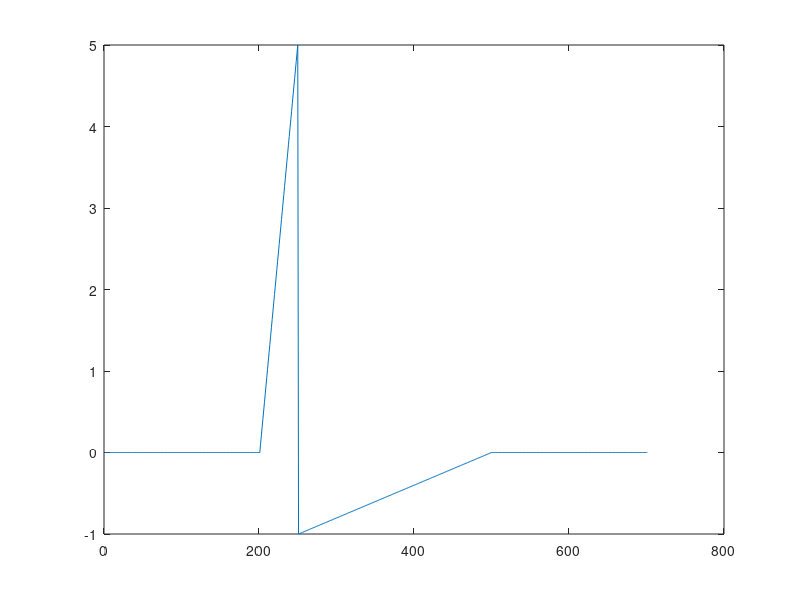
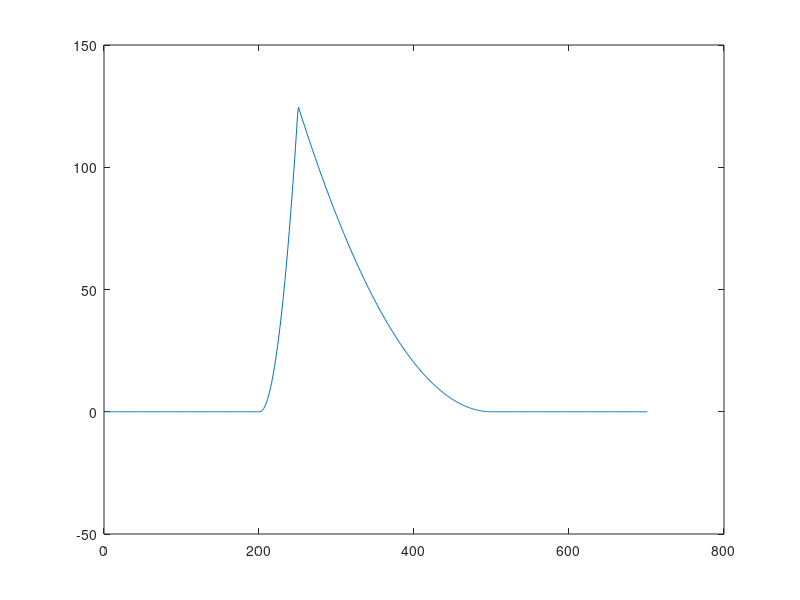
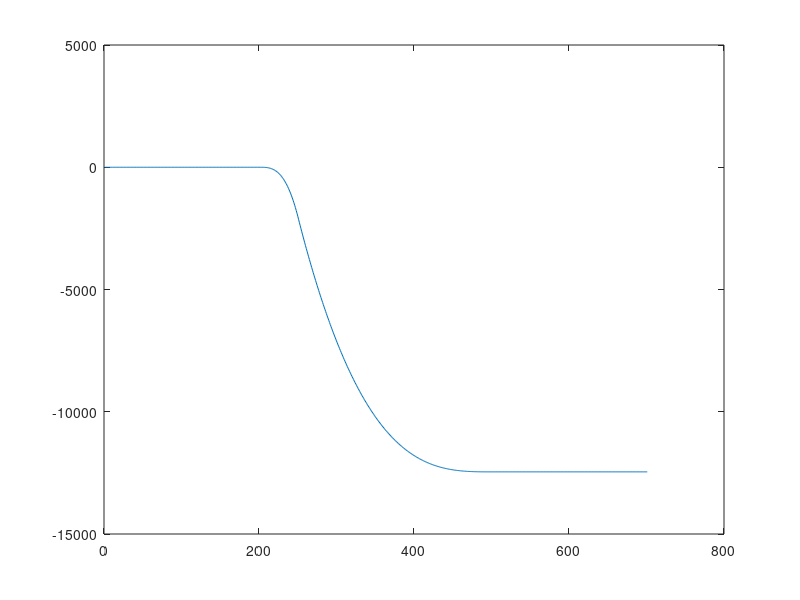

These figures' MATLAB source, in order:
N = 701;
L = 700;

x = linspace(0,L,N);
rho = zeros(N,1);
V = zeros(N,1);

Lap = zeros(N,N);

v = ones(N,1);
v1 = ones(N-1,1);

Lap = -2.*diag(v,0) + diag(v1,1) + diag(v1,-1);

Lap(1,1) = -2;
Lap(N,N) = -1;

rho(1:200) = 0.0;
rho(201:250) = linspace(0,5,50);
rho(251:500) = linspace(-1,0,250);
rho(501:701) = 0.0;

figure(1)
plot(rho);

V = -1*inv(Lap)*rho;

E = gradient(V);
E = -1*E;
figure(2)
plot(E);

figure(3)
plot(V);
